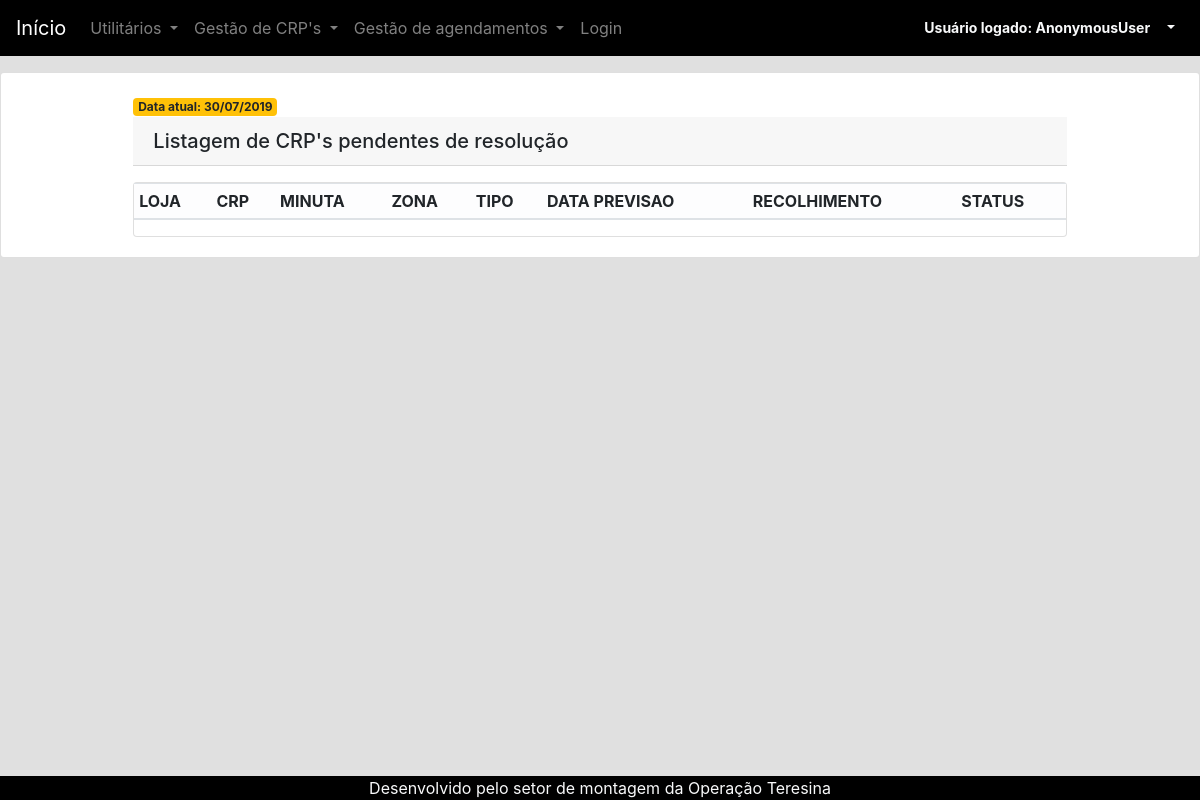
/crp/relatorio-de-crps-pendentes/, run on an earlier commit of the app's database.
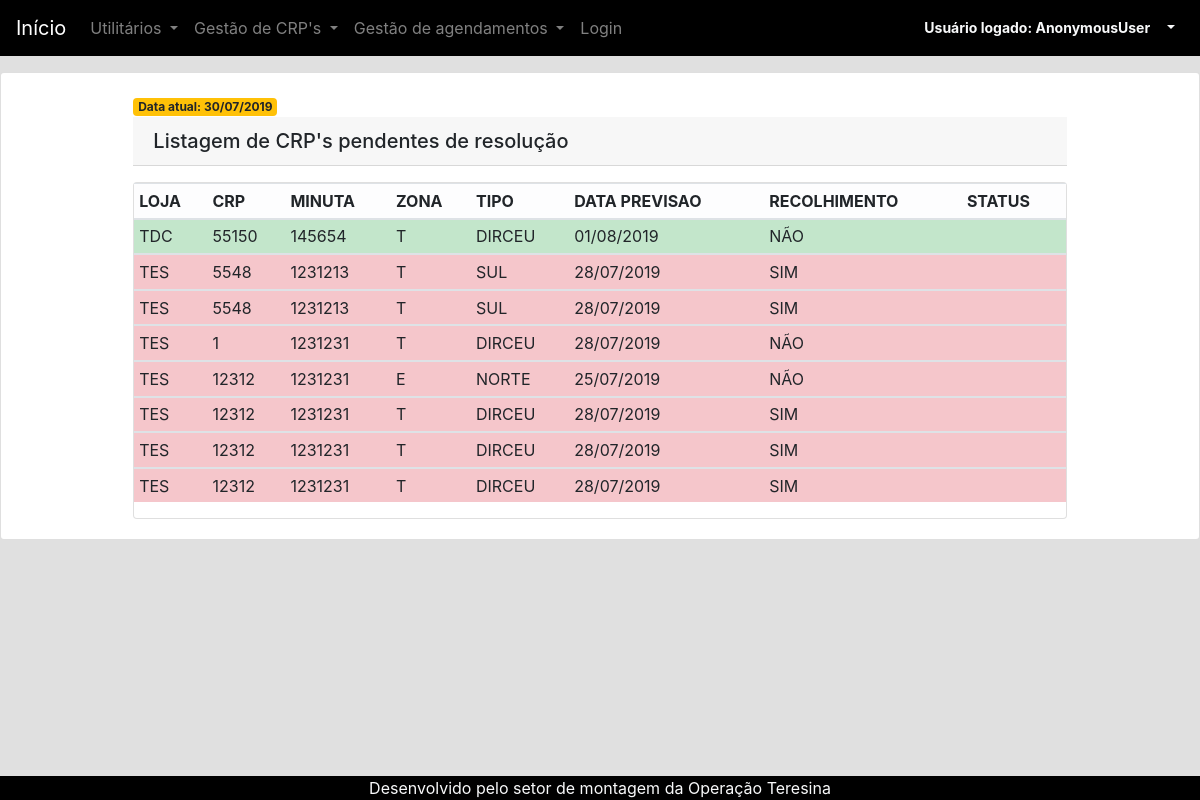
And on a later commit of the database.
### crp/models.py (models this page shows, shortened)
class Crp(models.Model):
    slug = models.SlugField('Loja + Minuta:')
    loja = models.CharField('Loja:', choices=LOJAS,max_length = 3, blank=False)
    numMinuta = models.CharField('Minuta:', max_length = 7, blank=False)
    numCrp = models.CharField('CRP:', max_length = 5, blank=False)
    tipo = models.CharField('Tipo:',choices=TIPO_CRP, max_length = 1, blank=False)
    created_at = models.DateTimeField('Criado em',auto_now_add = True)
    updated_at = models.DateTimeField('Atualizado em',auto_now = True)
    zona = models.CharField('Zona:', choices=ZONAS,max_length = 8, blank=False)
    dataPrevisaoLimite = models.DateField('Data limite para resolução:', blank = False)
    recolhimento = models.CharField('Recolher peça:', choices=RECOLHER_PECA,max_length = 1, blank=False)
    recolhida = models.CharField('Peça recolhida:', choices=RECOLHER_PECA,max_length = 1, blank=True)
    status = models.CharField('Status de montagem:', choices=STATUS,max_length = 9,blank=True,default='PENDENTE')
    class Meta:
	    verbose_name = "CRP"
	    verbose_name_plural = "CRP's"
	    ordering = ['loja','numMinuta','numCrp','tipo','zona','dataPrevisaoLimite','recolhimento','recolhida','status']

### crp/views.py (the view)
# urls.py: path('relatorio-de-crps-pendentes/',views.relatorio_de_crps_pendentes, name="relatorio_de_crps_pendentes"),
def relatorio_de_crps_pendentes(request):
    crps = Crp.objects.all().exclude(status='REALIZADO').exclude(status='CANCELADO')
    data_atual = date.today()
    template_name = 'relatorio-de-crps.html'
    context = {
        'crps': crps,
        'data_atual':data_atual,
    }
    return render(request, template_name, context)

### crp/templates/relatorio-de-crps.html (shortened to what this page needs)
{% extends "base.html" %}
{% block content %}
<div class="container-fluid card">
	<div class="card-body col-10 mx-auto">
		<span class="badge badge-warning">Data atual: {{data_atual|date:"d/m/Y"}}</span>
		<h5 class="card-header ">Listagem de CRP's pendentes de resolução</h5>
		<div class="card mt-3">
			<table class="table table-hover table-sm table-light">
				<thead>
					<tr>
						<th scope="col ">LOJA</th>
						<th scope="col">CRP</th>
						<th scope="col">MINUTA</th>
						<th scope="col">ZONA</th>
						<th scope="col">TIPO</th>
						<th scope="col">DATA PREVISAO</th>
						<th scope="col">RECOLHIMENTO</th>
						<th scope="col">STATUS</th>
					</tr>
				</thead>
				<tbody>
					{% for crp in crps %}
						{% if crp.dataPrevisaoLimite < data_atual %}
					<tr class="table-danger">
						<td>{{ crp.loja }}</td>
						<td>{{ crp.numCrp }}</td>
						<td>{{ crp.numMinuta }}</td>
						<td>{{ crp.tipo }}</td>
						<td>{{ crp.zona }}</td>
						<td>{{ crp.dataPrevisaoLimite|date:"d/m/Y" }}</td>
						{% if crp.recolhimento == "1" %}
						<td>SIM</td>
						{% else %}
						<td>NÃO</td>
						{% endif %}
						<td><a class="badge badge-pill badge-danger">{{ crp.status }}</a></td>
						{% elif crp.dataPrevisaoLimite > data_atual %}
					<tr class="table-success">
						<td>{{ crp.loja }}</td>
						<td>{{ crp.numCrp }}</td>
						<td>{{ crp.numMinuta }}</td>
						<td>{{ crp.tipo }}</td>
						<td>{{ crp.zona }}</td>
						<td>{{ crp.dataPrevisaoLimite|date:"d/m/Y" }}</td>
						{% if crp.recolhimento == "1" %}
						<td>SIM</td>
						{% else %}
						<td>NÃO</td>
						{% endif %}
						<td><a class="badge badge-pill badge-danger">{{ crp.status }}</a></td>
						{% endif%}
					</tr>
				</tbody>{% endfor %}
			</table>
		</div>
	</div>
</div>
{% endblock %}

What changed in the data, as far as the page shows it:
added Crp: loja "TDC", numCrp "55150", numMinuta "145654", tipo "T", zona "DIRCEU", dataPrevisaoLimite "01/08/2019", recolhimento "NÃO"
added Crp: loja "TES", numCrp "5548", numMinuta "1231213", tipo "T", zona "SUL", dataPrevisaoLimite "28/07/2019", recolhimento "SIM"
added Crp: loja "TES", numCrp "5548", numMinuta "1231213", tipo "T", zona "SUL", dataPrevisaoLimite "28/07/2019", recolhimento "SIM"
added Crp: loja "TES", numCrp "1", numMinuta "1231231", tipo "T", zona "DIRCEU", dataPrevisaoLimite "28/07/2019", recolhimento "NÃO"
added Crp: loja "TES", numCrp "12312", numMinuta "1231231", tipo "E", zona "NORTE", dataPrevisaoLimite "25/07/2019", recolhimento "NÃO"
added Crp: loja "TES", numCrp "12312", numMinuta "1231231", tipo "T", zona "DIRCEU", dataPrevisaoLimite "28/07/2019", recolhimento "SIM"
added Crp: loja "TES", numCrp "12312", numMinuta "1231231", tipo "T", zona "DIRCEU", dataPrevisaoLimite "28/07/2019", recolhimento "SIM"
added Crp: loja "TES", numCrp "12312", numMinuta "1231231", tipo "T", zona "DIRCEU", dataPrevisaoLimite "28/07/2019", recolhimento "SIM"
